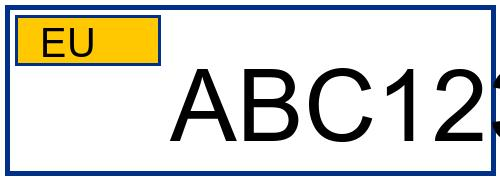
#> input picture sample_plate.jpg, 500 x 180 px
$ python -i ocr.py   (imports and definitions only)
#> lines starting #> are read from the running program, lines starting #| are printed output that depends on the picture; after the words box and inside, x2 and y2 are one past the last pixel; in counts of white or black regions, pixels touching at a corner belong together
#> further down, picture is the input picture: shape (180, 500, 3); mean B, G, R 205, 211.5, 210.8
"""
OCR Module
Handles optical character recognition for number plate text extraction
Uses EasyOCR for 98%+ accuracy on license plates
"""

import easyocr
import numpy as np
import cv2
import re
from typing import List, Dict, Tuple, Optional
import logging

logger = logging.getLogger(__name__)

# Configuration constants
PLATE_PATTERN = r'^[A-Z0-9\-\s]+$'  # Pattern for valid plate text
MIN_CONFIDENCE = 0.3
DEFAULT_MORPH_KERNEL = (5, 5)


class PlateOCR:
    """Performs OCR on license plate images using EasyOCR"""

    def __init__(self, languages: List[str] = None, use_gpu: bool = False):
        """
        Initialize OCR reader with EasyOCR

        Args:
            languages: List of language codes for OCR (default: ['en'])
            use_gpu: Use GPU for OCR (default: False for CPU)
        """
#> called with use_gpu = False
        if languages is None:
            languages = ['en']

        self.languages = languages
        self.ocr = None
        self.use_gpu = use_gpu
        self._load_reader()
#> (the call stopped at in _load_reader, `self.ocr = easyocr.Reader(self.languages, gpu=self.use_gpu, model_stor..`: easyocr is not available in this run)

    def _load_reader(self):
        """Initialize EasyOCR"""
        try:
            logger.info(f"Initializing EasyOCR for languages: {self.languages}, GPU={self.use_gpu}...")
            # EasyOCR with CPU mode
            self.ocr = easyocr.Reader(self.languages, gpu=self.use_gpu, model_storage_directory='/tmp/easyocr')
            logger.info("[OK] EasyOCR initialized successfully")
        except Exception as e:
            logger.error(f"Failed to initialize EasyOCR: {e}")
            raise

    def extract_text(self, image: np.ndarray,
                    confidence_threshold: float = MIN_CONFIDENCE,
                    clean_text: bool = True) -> Dict:
        """
        Extract text from a number plate image using EasyOCR

        Args:
            image: Input plate image
            confidence_threshold: Minimum confidence for text recognition
            clean_text: Whether to clean and validate extracted text

        Returns:
            Dictionary with extracted text, confidence scores, and bounding boxes
        """
        try:
            # Validate input
            if image is None or image.size == 0:
                logger.warning("Empty image provided to extract_text()")
                return self._empty_result()

            # Preprocess image
            processed_image = self._preprocess_image(image)

            # Run OCR with EasyOCR
            # Returns list of [bbox, text, confidence]
            result = self.ocr.readtext(processed_image, detail=1)

            # Filter by confidence and format results
            extracted_text = {
                'text': [],
                'confidence': [],
                'boxes': [],
                'full_text': '',
                'cleaned_text': '',
                'avg_confidence': 0.0,
                'is_valid_plate': False
            }

            if not result:
                logger.info("No text detected in image")
                return extracted_text

            total_confidence = 0.0
            for (bbox, text, confidence) in result:
                if confidence >= confidence_threshold:
                    extracted_text['text'].append(text)
                    extracted_text['confidence'].append(confidence)
                    extracted_text['boxes'].append(bbox)
                    total_confidence += confidence

            if extracted_text['text']:
                # Combine all text
                extracted_text['full_text'] = ''.join(extracted_text['text'])
                extracted_text['avg_confidence'] = total_confidence / len(extracted_text['text'])

                # Clean text if requested
                if clean_text:
                    extracted_text['cleaned_text'] = self._clean_text(extracted_text['full_text'])
                    extracted_text['is_valid_plate'] = self._validate_plate_text(extracted_text['cleaned_text'])

                logger.info(f"Extracted text: {extracted_text['full_text']}, avg confidence: {extracted_text['avg_confidence']:.3f}")

            return extracted_text

        except Exception as e:
            logger.error(f"OCR extraction failed: {e}")
            result = self._empty_result()
            result['error'] = str(e)
            return result

    @staticmethod
    def _empty_result() -> Dict:
        """Return empty result dictionary"""
        return {
            'text': [],
            'confidence': [],
            'boxes': [],
            'full_text': '',
            'cleaned_text': '',
            'avg_confidence': 0.0,
            'is_valid_plate': False
        }

    # [45 lines left out: functions _clean_text, _validate_plate_text, not called in this run]

    def _preprocess_image(self, image: np.ndarray, use_morphology: bool = True) -> np.ndarray:
        """
        Preprocess image for better OCR results

        Args:
            image: Input image
            use_morphology: Whether to apply morphological operations

        Returns:
            Preprocessed image
        """
#> called with use_morphology = True
        # Convert to grayscale if color
        if len(image.shape) == 3:
            gray = cv2.cvtColor(image, cv2.COLOR_BGR2GRAY)
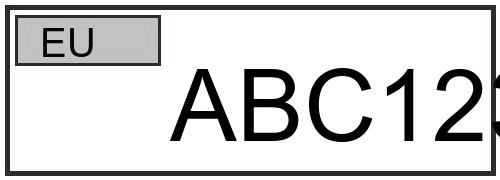
#> gray: shape (180, 500); min 0, max 255, mean 210.5
        else:
            gray = image

        # Apply CLAHE for contrast enhancement
        clahe = cv2.createCLAHE(clipLimit=3.0, tileGridSize=(8, 8))
        enhanced = clahe.apply(gray)

        # Apply bilateral filter for noise reduction while preserving edges
        denoised = cv2.bilateralFilter(enhanced, 9, 75, 75)

        # Apply morphological operations if requested
        if use_morphology:
            kernel = cv2.getStructuringElement(cv2.MORPH_RECT, DEFAULT_MORPH_KERNEL)
            # Closing to fill small holes
            morph = cv2.morphologyEx(denoised, cv2.MORPH_CLOSE, kernel, iterations=1)
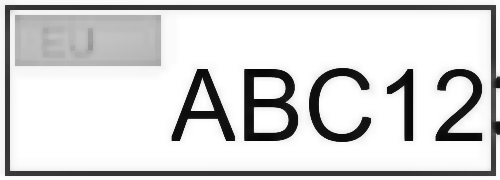
#> morph: shape (180, 500); min 6, max 255, mean 212.8
            # Opening to remove noise
            morph = cv2.morphologyEx(morph, cv2.MORPH_OPEN, kernel, iterations=1)
            denoised = morph

        # Apply adaptive threshold for better text separation
        thresh = cv2.adaptiveThreshold(denoised, 255, cv2.ADAPTIVE_THRESH_GAUSSIAN_C,
                                       cv2.THRESH_BINARY, 11, 2)
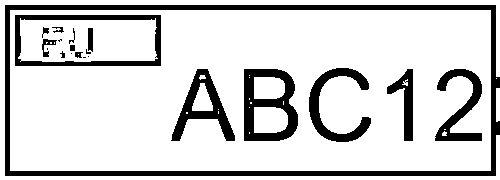
#> thresh: shape (180, 500); 82.2% white; 21 black regions (6 under 20 px), largest, box (x1, y1, x2, y2) and area: (5, 5, 500, 176) 6617, (244, 69, 298, 141) 2055, (15, 15, 161, 66) 1853

        # Optional: Resize if image is too small
        height, width = thresh.shape
#> height = 180; width = 500
        if width < 150 or height < 40:  # Increased thresholds for better OCR
            scale = max(150 / width, 40 / height)
            thresh = cv2.resize(thresh, None, fx=scale, fy=scale,
                               interpolation=cv2.INTER_CUBIC)
            logger.debug(f"Resized small plate image by factor {scale:.2f} from {width}x{height} to {int(width*scale)}x{int(height*scale)}")

        return thresh

    # [69 lines left out: functions extract_with_visualization, get_ocr_stats, not called in this run]

>>> import cv2
>>> picture = cv2.imread('../sample_plate.jpg')
>>> result = PlateOCR().extract_text(picture)
#> result = 8 items

$ run again, on test_plate_ocr.jpg
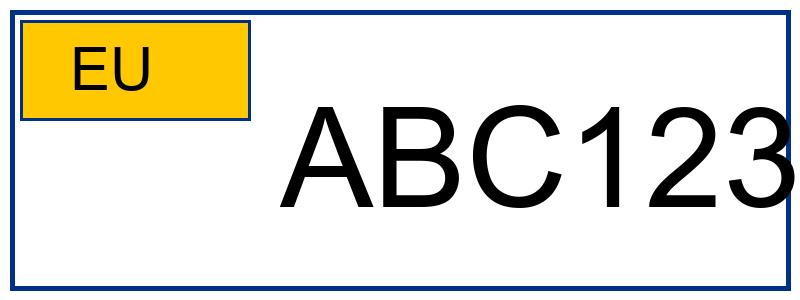
#> input picture test_plate_ocr.jpg, 800 x 300 px
#> picture is the input picture: shape (300, 800, 3); mean B, G, R 208, 220.7, 222.8
#> in _preprocess_image, `gray = cv2.cvtColor(image, cv2.COLOR_BGR2GRAY)`:
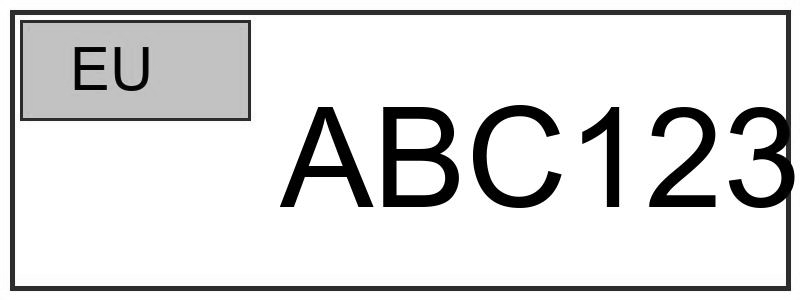
#> gray: shape (300, 800); min 0, max 255, mean 219.9
#> in _preprocess_image, `thresh = cv2.adaptiveThreshold(denoised, 255, cv2.ADAPTIVE_THRESH_GAUS..`:
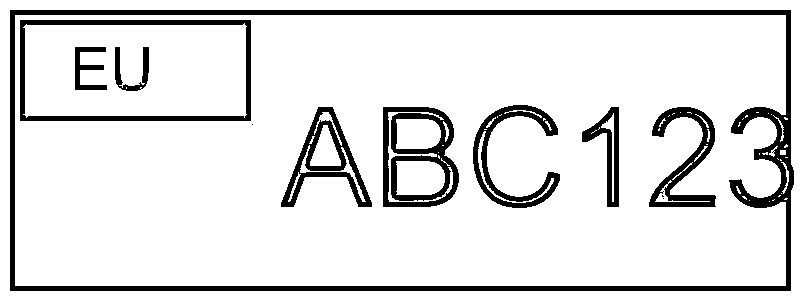
#> thresh: shape (300, 800); 88% white; 12 black regions (3 under 20 px), largest, box (x1, y1, x2, y2) and area: (10, 10, 794, 291) 12566, (383, 107, 459, 207) 3390, (20, 20, 251, 121) 3204
#> result = 8 items

$ run again, on vehicle-number-plate-vector.jpg
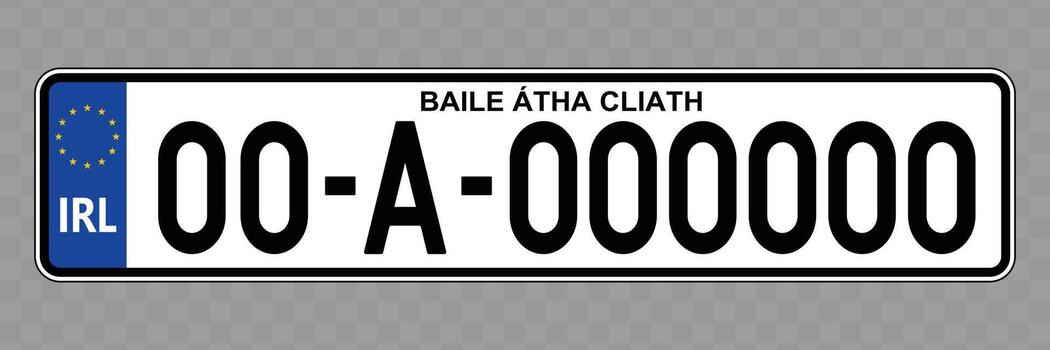
#> input picture vehicle-number-plate-vector.jpg, 1050 x 350 px
#> picture is the input picture: shape (350, 1050, 3); mean B, G, R 156, 153.1, 151.6
#> in _preprocess_image, `morph = cv2.morphologyEx(morph, cv2.MORPH_OPEN, kernel, iterations=1)`:
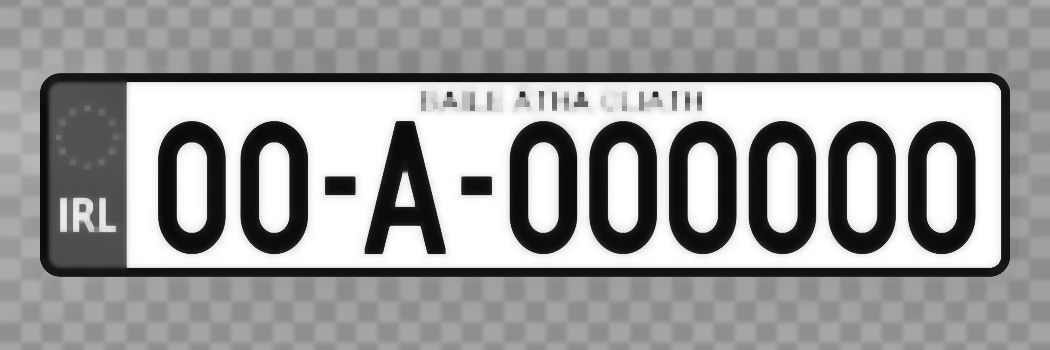
#> morph: shape (350, 1050); min 10, max 255, mean 154
#> in _preprocess_image, `thresh = cv2.adaptiveThreshold(denoised, 255, cv2.ADAPTIVE_THRESH_GAUS..`:
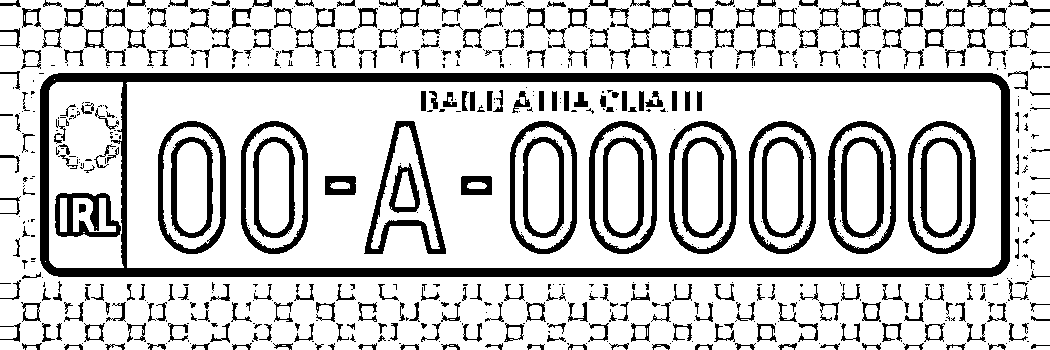
#> thresh: shape (350, 1050); 79.2% white; 663 black regions (325 under 20 px), largest, box (x1, y1, x2, y2) and area: (40, 73, 1010, 277) 21586, (364, 121, 446, 254) 2154, (828, 121, 896, 254) 1907
#> result = 8 items

$ run again, on test_number_plate.jfif
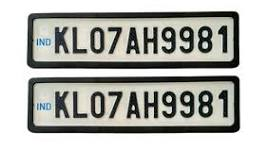
#> input picture test_number_plate.jfif, 267 x 148 px
#> picture is the input picture: shape (148, 267, 3); mean B, G, R 174, 178.8, 178.1
#> in _preprocess_image, `morph = cv2.morphologyEx(morph, cv2.MORPH_OPEN, kernel, iterations=1)`:
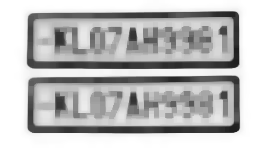
#> morph: shape (148, 267); min 30, max 255, mean 188.4
#> in _preprocess_image, `thresh = cv2.adaptiveThreshold(denoised, 255, cv2.ADAPTIVE_THRESH_GAUS..`:
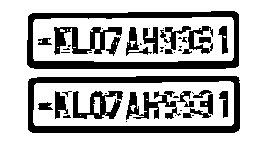
#> thresh: shape (148, 267); 71.8% white; 43 black regions (25 under 20 px), largest, box (x1, y1, x2, y2) and area: (28, 76, 240, 133) 3248, (27, 11, 239, 69) 3210, (54, 27, 122, 55) 812
#> result = 8 items
